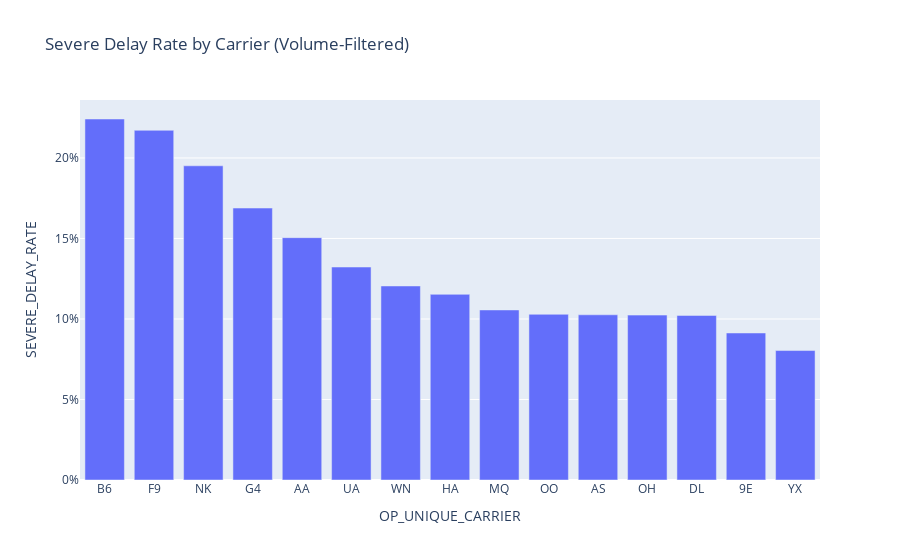

Notebook cell for this chart:
### Code cell
fig = px.bar(
    carrier_filtered.sort_values("SEVERE_DELAY_RATE", ascending=False),
    x = "OP_UNIQUE_CARRIER",
    y = "SEVERE_DELAY_RATE",
    hover_data = ["TOTAL_FLIGHTS", "CANCEL_RATE", "AVG_ARR_DELAY_MIN"],
    title = "Severe Delay Rate by Carrier (Volume-Filtered)"
)
fig.update_yaxes(tickformat = ".0%")
fig.show()

### Figure 1 — Plotly figure (JSON) as saved in the notebook; plotly's stock layout.template omitted (floating-point values rounded to 4 significant figures)
{"data": [{"alignmentgroup": "True", "customdata": [[274852, 0.02097, 27.36], [177542, 0.02126, 25.59], [263871, 0.017, 21.96], [115539, 0.006768, 21.93], [940531, 0.01061, 20.75], [732212, 0.01403, 15.61], [1438465, 0.009959, 12.13], [80967, 0.01301, 13.22], [227488, 0.01007, 11.71], [675163, 0.01222, 13.57], [245344, 0.008058, 11.07], [194144, 0.01324, 13.29], [984986, 0.01017, 12.55], [201520, 0.02105, 11.22], [295275, 0.02765, 9.283]], "hovertemplate": "OP_UNIQUE_CARRIER=%{x}<br>SEVERE_DELAY_RATE=%{y}<br>TOTAL_FLIGHTS=%{customdata[0]}<br>CANCEL_RATE=%{customdata[1]}<br>AVG_ARR_DELAY_MIN=%{customdata[2]}<extra></extra>", "legendgroup": "", "marker": {"color": "#636efa", "pattern": {"shape": ""}}, "name": "", "offsetgroup": "", "orientation": "v", "showlegend": false, "textposition": "auto", "type": "bar", "x": ["B6", "F9", "NK", "G4", "AA", "UA", "WN", "HA", "MQ", "OO", "AS", "OH", "DL", "9E", "YX"], "xaxis": "x", "y": [0.2242, 0.2172, 0.1951, 0.1689, 0.1505, 0.1323, 0.1205, 0.1153, 0.1056, 0.1029, 0.1026, 0.1024, 0.1022, 0.09129, 0.08039], "yaxis": "y"}], "layout": {"barmode": "relative", "legend": {"tracegroupgap": 0}, "title": {"text": "Severe Delay Rate by Carrier (Volume-Filtered)"}, "xaxis": {"anchor": "y", "domain": [0, 1], "title": {"text": "OP_UNIQUE_CARRIER"}}, "yaxis": {"anchor": "x", "domain": [0, 1], "tickformat": ".0%", "title": {"text": "SEVERE_DELAY_RATE"}}}}
